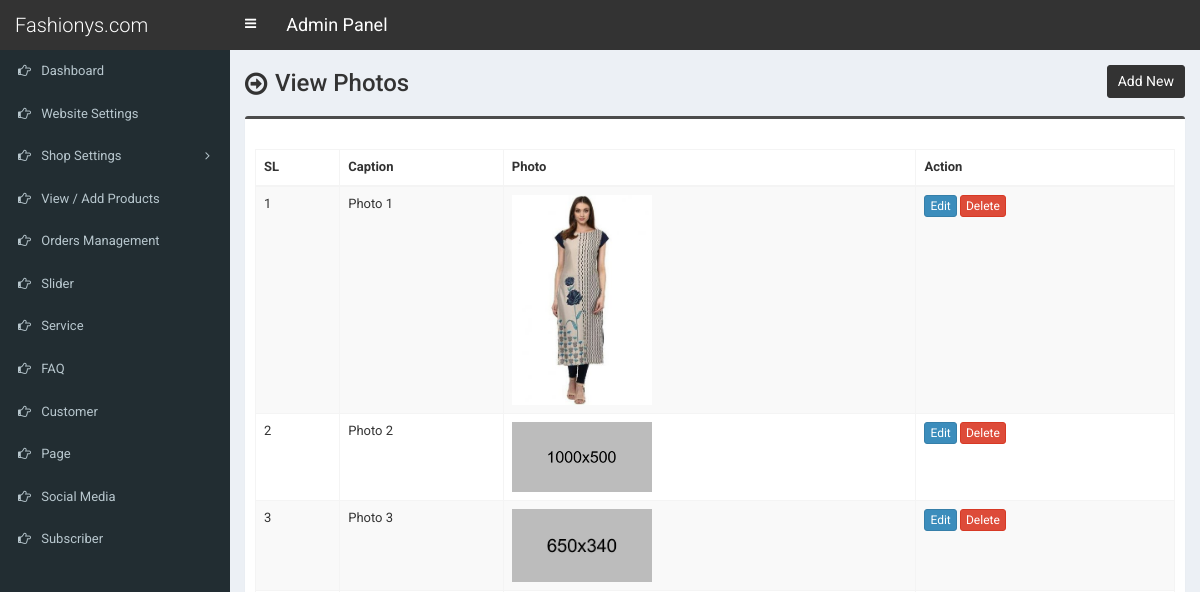
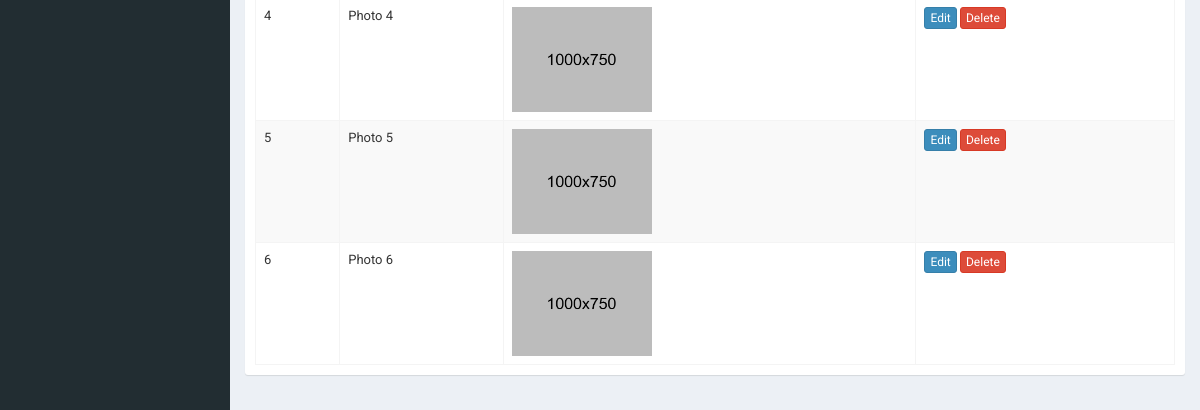
Before: /admin/photo.php with the older database file (2 pictures, top to bottom).
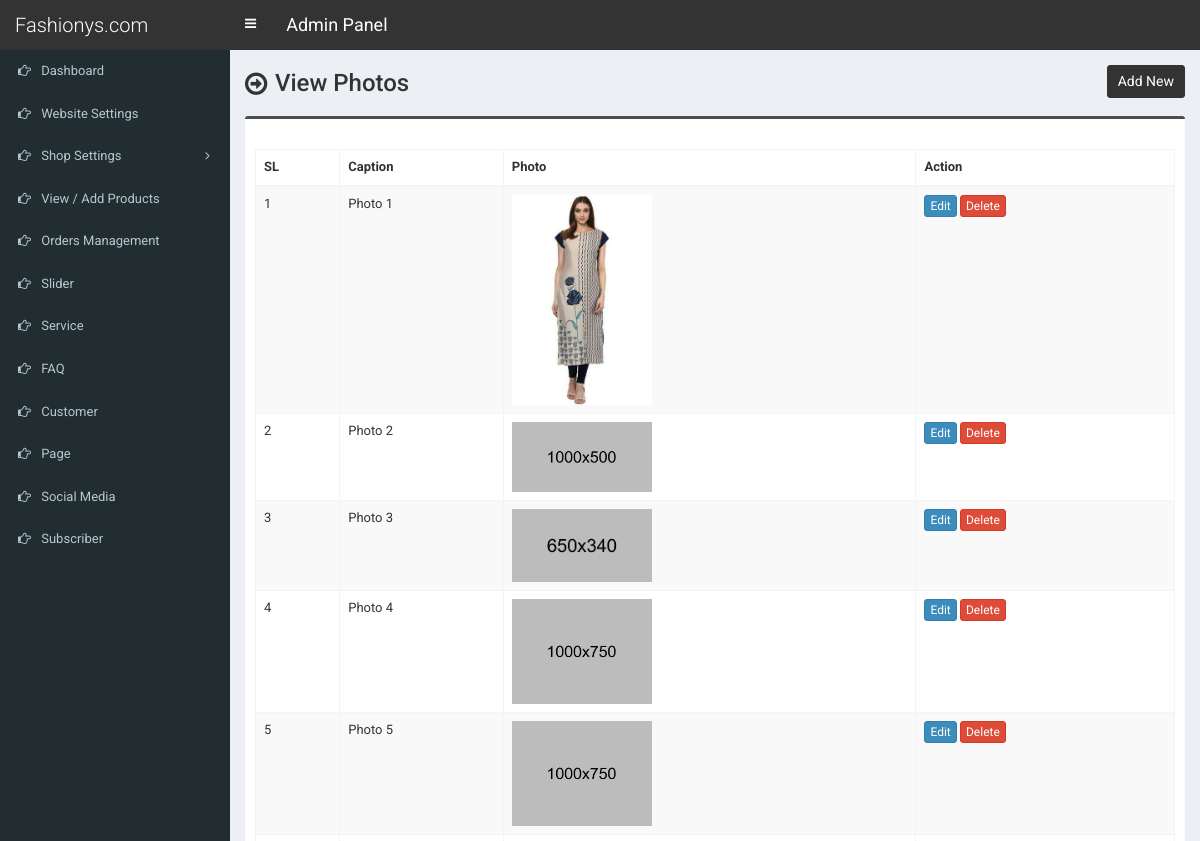
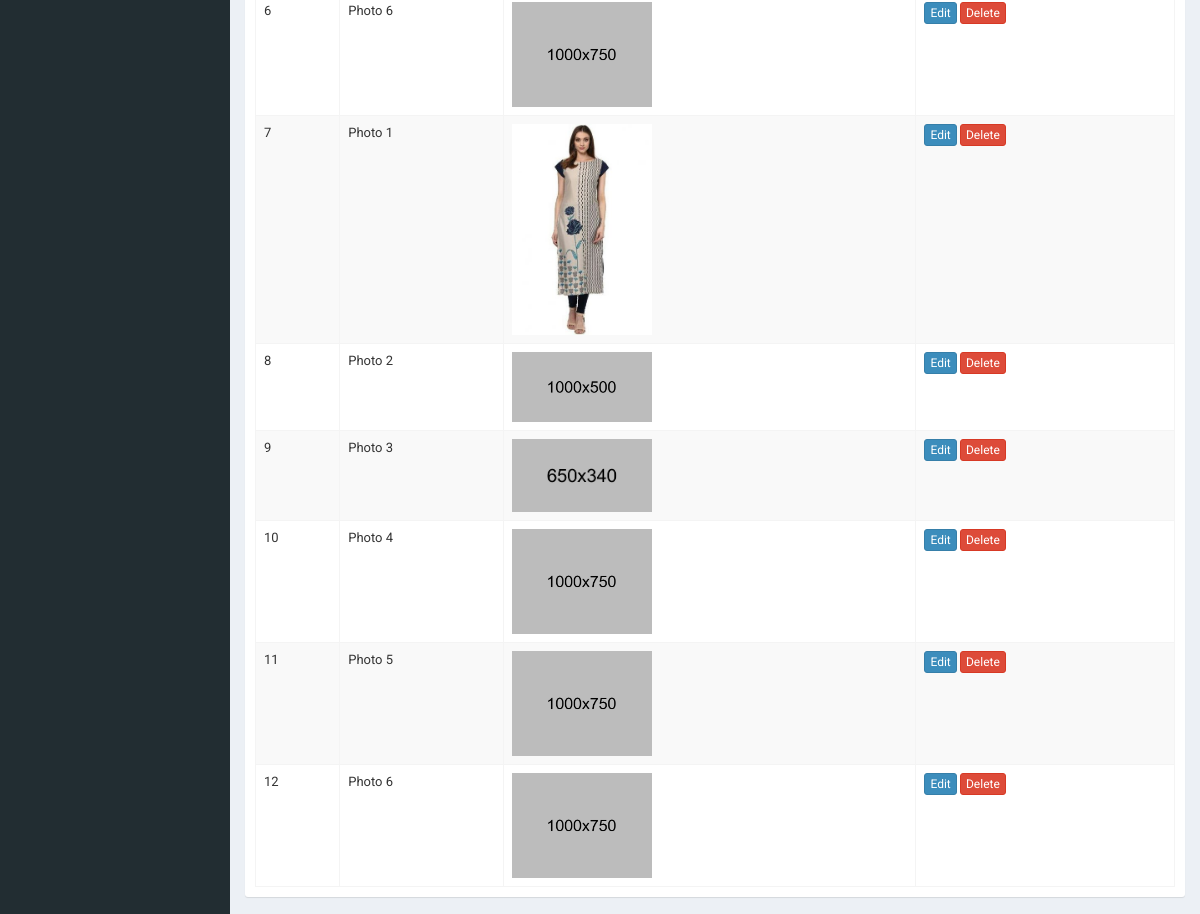
After: the same page with the newer database file (2 pictures, top to bottom).
### tables this page shows
CREATE TABLE `tbl_photo` (
  `id` int(11) NOT NULL,
  `caption` varchar(255) NOT NULL,
  `photo` varchar(255) NOT NULL
);

### admin/photo.php (the view, shortened to what this page needs)
<?php require_once('header.php'); ?>
<section class="content-header">
	<div class="content-header-left">
		<h1>View Photos</h1>
	</div>
	<div class="content-header-right">
		<a href="photo-add.php" class="btn btn-primary btn-sm">Add New</a>
	</div>
</section>
<section class="content">
  <div class="row">
    <div class="col-md-12">
      <div class="box box-info">
        <div class="box-body table-responsive">
          <table id="example1" class="table table-bordered table-striped">
			<thead>
			    <tr>
			        <th>SL</th>
			        <th>Caption</th>
			        <th>Photo</th>
			        <th>Action</th>
			    </tr>
			</thead>
            <tbody>
            	<?php
            	$i=0;
            	$statement = $pdo->prepare("SELECT * FROM tbl_photo");
            	$statement->execute();
            	$result = $statement->fetchAll(PDO::FETCH_ASSOC);
            	foreach ($result as $row) {
            		$i++;
	            	?>
	                <tr>
	                    <td><?php echo $i; ?></td>
	                    <td><?php echo $row['caption']; ?></td>
	                    <td>
	                    	<img src="../assets/uploads/<?php echo $row['photo']; ?>" width="140">
	                    </td>
	                    <td>
	                        <a href="photo-edit.php?id=<?php echo $row['id']; ?>" class="btn btn-primary btn-xs">Edit</a>
	                        <a href="#" class="btn btn-danger btn-xs" data-href="photo-delete.php?id=<?php echo $row['id']; ?>" data-toggle="modal" data-target="#confirm-delete">Delete</a>
	                    </td>
	                </tr>
	                <?php
            	}
            	?>
            </tbody>
          </table>
        </div>
      </div>
</section>
<?php require_once('footer.php'); ?>

### admin/header.php (shortened to what this page needs)
<!DOCTYPE html>
<html>
<head>
	<link rel="stylesheet" href="css/bootstrap.min.css">
	<link rel="stylesheet" href="css/font-awesome.min.css">
	<link rel="stylesheet" href="css/ionicons.min.css">
	<link rel="stylesheet" href="css/datepicker3.css">
	<link rel="stylesheet" href="css/all.css">
	<link rel="stylesheet" href="css/select2.min.css">
	<link rel="stylesheet" href="css/dataTables.bootstrap.css">
	<link rel="stylesheet" href="css/jquery.fancybox.css">
	<link rel="stylesheet" href="css/AdminLTE.min.css">
	<link rel="stylesheet" href="css/_all-skins.min.css">
	<link rel="stylesheet" href="css/on-off-switch.css"/>
	<link rel="stylesheet" href="css/summernote.css">
	<link rel="stylesheet" href="style.css">
</head>
<body class="hold-transition fixed skin-blue sidebar-mini">
	<div class="wrapper">
		<header class="main-header">
			<a href="index.php" class="logo">
				<span class="logo-lg">Fashionys.com</span>
			</a>
			<nav class="navbar navbar-static-top">
				<a href="#" class="sidebar-toggle" data-toggle="offcanvas" role="button">
				</a>
				<span style="float:left;line-height:50px;color:#fff;padding-left:15px;font-size:18px;">Admin Panel</span>
				<div class="navbar-custom-menu">
					<ul class="nav navbar-nav">
						<li class="dropdown user user-menu">
							<a href="#" class="dropdown-toggle" data-toggle="dropdown">
							</a>
						</li>
					</ul>
				</div>
			</nav>
		</header>
  		<?php $cur_page = substr($_SERVER["SCRIPT_NAME"],strrpos($_SERVER["SCRIPT_NAME"],"/")+1); ?>
  		<aside class="main-sidebar">
    		<section class="sidebar">
      			<ul class="sidebar-menu">
			        <li class="treeview <?php if($cur_page == 'index.php') {echo 'active';} ?>">
			          <a href="index.php">
			            <i class="fa fa-hand-o-right"></i> <span>Dashboard</span>
			          </a>
			        </li>
			        <li class="treeview <?php if( ($cur_page == 'settings.php') ) {echo 'active';} ?>">
			          <a href="settings.php">
			            <i class="fa fa-hand-o-right"></i> <span>Website Settings</span>
			          </a>
			        </li>
                    <li class="treeview <?php if( ($cur_page == 'size.php') || ($cur_page == 'size-add.php') || ($cur_page == 'size-edit.php') || ($cur_page == 'color.php') || ($cur_page == 'color-add.php') || ($cur_page == 'color-edit.php') || ($cur_page == 'country.php') || ($cur_page == 'country-add.php') || ($cur_page == 'country-edit.php') || ($cur_page == 'shipping-cost.php') || ($cur_page == 'shipping-cost-edit.php') || ($cur_page == 'top-category.php') || ($cur_page == 'top-category-add.php') || ($cur_page == 'top-category-edit.php') || ($cur_page == 'mid-category.php') || ($cur_page == 'mid-category-add.php') || ($cur_page == 'mid-category-edit.php') || ($cur_page == 'end-category.php') || ($cur_page == 'end-category-add.php') || ($cur_page == 'end-category-edit.php') ) {echo 'active';} ?>">
                        <a href="#">
                            <i class="fa fa-hand-o-right"></i>
                            <span>Shop Settings</span>
                            <span class="pull-right-container">
								<i class="fa fa-angle-left pull-right"></i>
							</span>
                        </a>
                    </li>
                    <li class="treeview <?php if( ($cur_page == 'product.php') || ($cur_page == 'product-add.php') || ($cur_page == 'product-edit.php') ) {echo 'active';} ?>">
                        <a href="product.php">
                            <i class="fa fa-hand-o-right"></i> <span>View / Add Products</span>
                        </a>
                    </li>
                    <li class="treeview <?php if( ($cur_page == 'order.php') ) {echo 'active';} ?>">
                        <a href="order.php">
                            <i class="fa fa-hand-o-right"></i> <span>Orders Management</span>
                        </a>
                    </li>
                     <li class="treeview <?php if( ($cur_page == 'slider.php') ) {echo 'active';} ?>">
			          <a href="slider.php">
			            <i class="fa fa-hand-o-right"></i> <span>Slider</span>
			          </a>
			        </li>
			        <li class="treeview <?php if( ($cur_page == 'service.php') ) {echo 'active';} ?>">
			          <a href="service.php">
			            <i class="fa fa-hand-o-right"></i> <span>Service</span>
			          </a>
			        </li>
			      			        <li class="treeview <?php if( ($cur_page == 'faq.php') ) {echo 'active';} ?>">
			          <a href="faq.php">
			            <i class="fa fa-hand-o-right"></i> <span>FAQ</span>
			          </a>
			        </li>
						<li class="treeview <?php if( ($cur_page == 'customer.php') || ($cur_page == 'customer-add.php') || ($cur_page == 'customer-edit.php') ) {echo 'active';} ?>">
			          <a href="customer.php">
			            <i class="fa fa-hand-o-right"></i> <span>Customer</span>
			          </a>
			        </li>
			        <li class="treeview <?php if( ($cur_page == 'page.php') ) {echo 'active';} ?>">
			          <a href="page.php">
			            <i class="fa fa-hand-o-right"></i> <span>Page</span>
			          </a>
			        </li>
			        <li class="treeview <?php if( ($cur_page == 'social-media.php') ) {echo 'active';} ?>">
			          <a href="social-media.php">
			            <i class="fa fa-hand-o-right"></i> <span>Social Media</span>
			          </a>
			        </li>
			        <li class="treeview <?php if( ($cur_page == 'subscriber.php')||($cur_page == 'subscriber.php') ) {echo 'active';} ?>">
			          <a href="subscriber.php">
			            <i class="fa fa-hand-o-right"></i> <span>Subscriber</span>
			          </a>
			        </li>
      			</ul>
    		</section>
  		</aside>
  		<div class="content-wrapper">

### admin/footer.php (shortened to what this page needs)
		</div>
	</div>
</body>
</html>

### admin/style.css (style rules this page uses)
body { font-size: 13px; font-family: 'Roboto', sans-serif; }
.content-header>h1, .content-header .content-header-left h1 { font-family: 'Roboto', sans-serif; }
.main-header .logo { text-align: left; }
.main-header .logo .logo-lg { font-family: 'Roboto', sans-serif; }
.box-info { padding-top: 20px; }
.sidebar-menu li>a>.pull-right-container>.fa-angle-left:before { content: "\f105"; }
.content-header { overflow: hidden; }
.content-header .content-header-left { float: left; padding-top: 5px; }
.content-header .content-header-right { float: right; }
.content-header .content-header-left h1 { margin-top: 0; margin-bottom: 0; padding-left: 30px; padding-bottom: 5px; font-size: 24px; position: relative; }
.content-header .content-header-left h1:before { position: absolute; top: 0; left: 0; font-family: 'FontAwesome', sans-serif; font-size: 26px; content: '\f18e'; }
.content-header .content-header-right a { position: relative; font-size: 14px; }
.skin-blue .main-header .logo, .skin-blue .main-header .logo:hover, .skin-blue .main-header .navbar, .skin-blue .main-header .navbar .sidebar-toggle:hover { background-color: #333333; }
.box.box-info { border-top-color: #4c4c4c; }
.content-header .content-header-right a { background-color: #333333; border-color: #333333; }

Changed rows visible on the page:
added tbl_photo: caption "Photo 1", photo (picture)
added tbl_photo: caption "Photo 2", photo (picture)
added tbl_photo: caption "Photo 3", photo (picture)
added tbl_photo: caption "Photo 4", photo (picture)
added tbl_photo: caption "Photo 5", photo (picture)
added tbl_photo: caption "Photo 6", photo (picture)
